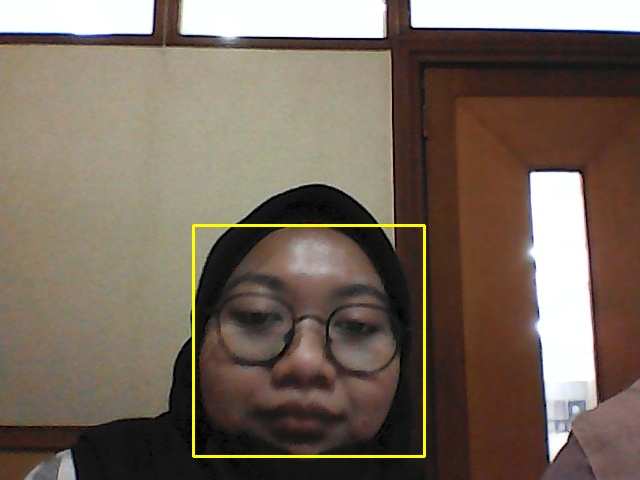
#> input picture database_face/001_najwa amelia__1.jpg, 640 x 480 px; its folder holds only this picture in this run
$ python -i 'Face Attendance - Smart Absensi.py'   (imports and definitions only)
#> lines starting #> are read from the running program, lines starting #| are printed output that depends on the picture
import cv2, os, numpy as np
import tkinter as tk
from PIL import ImageTk, Image
from datetime import datetime
import speech_recognition as sr

# [1 line that did not run here, left out]
def selesai1():
    intructions.config(text="Face is Saved in Database!")
def selesai2():
    intructions.config(text="Successfully Training The Face!")
def selesai3():
    intructions.config(text="Attendance Sucessfully Marked!")
# [33 lines left out: function rekamdatabase_face, not called in this run]

def trainingWajah():
    wajahDir = 'database_face'
    latihDir = 'trainface'

    def getImageLabel(path):
#> called with path = 'database_face'
        imagePaths = [os.path.join(path, f) for f in os.listdir(path)]
        faceSamples = []
        faceIDs = []
        for imagePath in imagePaths:
            PILimg = Image.open(imagePath).convert('L')
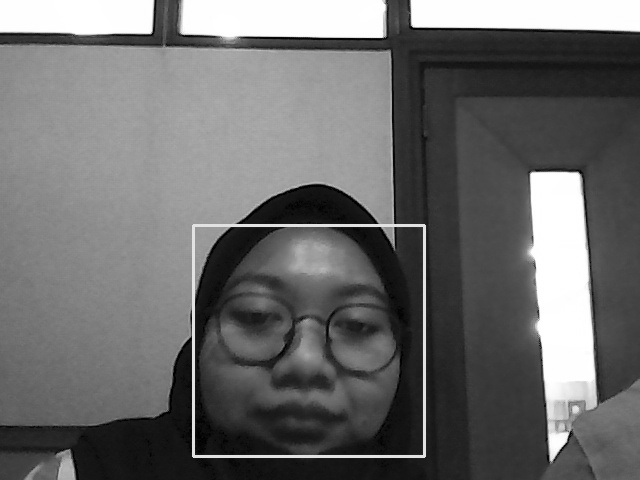
#> PILimg: PIL image 640x480 L; min 0, max 255, mean 107.2
            imgNum = np.array(PILimg, 'uint8')
            faceID = int(os.path.split(imagePath)[-1].split('_')[0])
            faces = faceDetector.detectMultiScale(imgNum)
#> faces = [[191, 228, 231, 231]]
            for (x, y, w, h) in faces:
                faceSamples.append(imgNum[y:y + h, x:x + w])
                faceIDs.append(faceID)
#> this loop made 1 pass
#> after the loop, faceIDs = [1]; faceSamples = 1 item
            return faceSamples, faceIDs

    faceRecognizer = cv2.face.LBPHFaceRecognizer_create()
    faceDetector = cv2.CascadeClassifier('haarcascade_frontalface_default.xml')
    faces, IDs = getImageLabel(wajahDir)
#> faces = 1 item; IDs = [1]
    faceRecognizer.train(faces, np.array(IDs))
    # simpan
    faceRecognizer.write(latihDir + '/training.xml')
    selesai2()

# [71 lines left out: functions markAttendance, absensiWajah, speech, not called in this run]
# GUI
# [1 line not run here, left out]
text = tk.StringVar()
# [1 line not run here, left out]
# mengatur canvas (window tkinter)
# [1 line that did not run here, left out]
# [2 lines not run here, left out]
# judul
# [1 line that did not run here, left out]
# [1 line not run here, left out]
# for entry data nama
# [1 line that did not run here, left out]
# [1 line not run here, left out]
# [1 line that did not run here, left out]
# [1 line not run here, left out]
# for entry data NRP
# [1 line that did not run here, left out]
# [1 line not run here, left out]
# [1 line that did not run here, left out]
# [1 line not run here, left out]
# for entry data voice
# [1 line that did not run here, left out]
# [1 line not run here, left out]
# [1 line that did not run here, left out]
# [3 lines not run here, left out]

# tombol untuk rekam data wajah
# [1 line that did not run here, left out]
# [1 line not run here, left out]
Rekam_text = tk.StringVar()
# [1 line that did not run here, left out]
# [2 lines not run here, left out]

# tombol untuk training wajah
Rekam_text1 = tk.StringVar()
# [1 line that did not run here, left out]
# [2 lines not run here, left out]

# tombol absensi dengan wajah
Rekam_text2 = tk.StringVar()
# [1 line that did not run here, left out]
# [5 lines not run here, left out]

#> (the run stopped early here; a loop or call above may not have finished)

$ run again, on database_face/001_najwa amelia__4.jpg
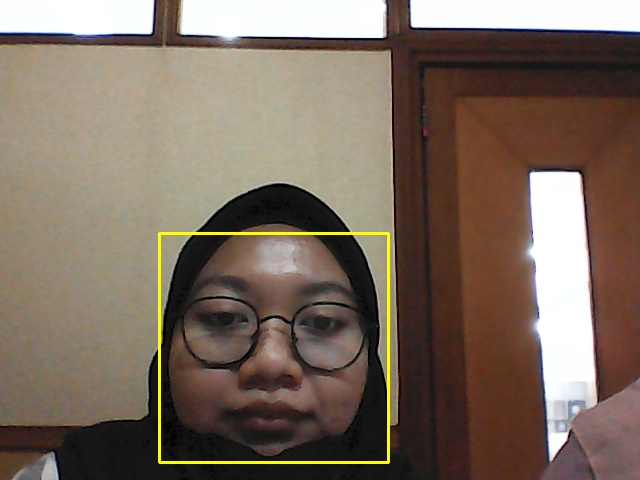
#> input picture database_face/001_najwa amelia__4.jpg, 640 x 480 px
#> in getImageLabel, `PILimg = Image.open(imagePath).convert('L')`:
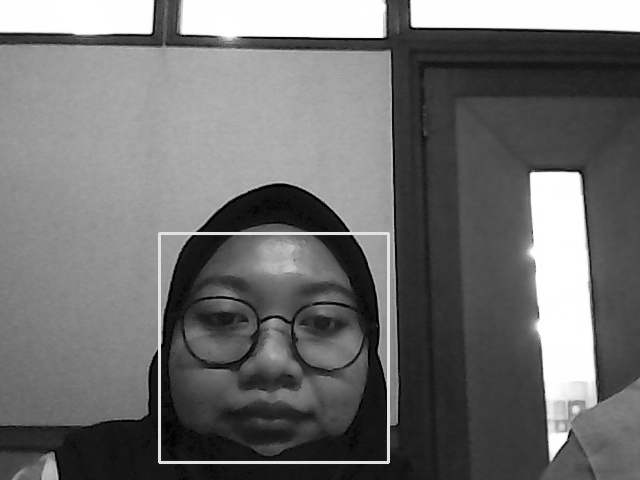
#> PILimg: PIL image 640x480 L; min 0, max 255, mean 110.9
#> in getImageLabel, `faces = faceDetector.detectMultiScale(imgNum)`: faces = [[158, 234, 226, 226]]
#> the loop in getImageLabel, `for (x, y, w, h) in faces:` made 1 pass
#> after the loop in getImageLabel, `for (x, y, w, h) in faces:`: faceIDs = [1]; faceSamples = 1 item
#> in trainingWajah, `faces, IDs = getImageLabel(wajahDir)`: IDs = [1]
